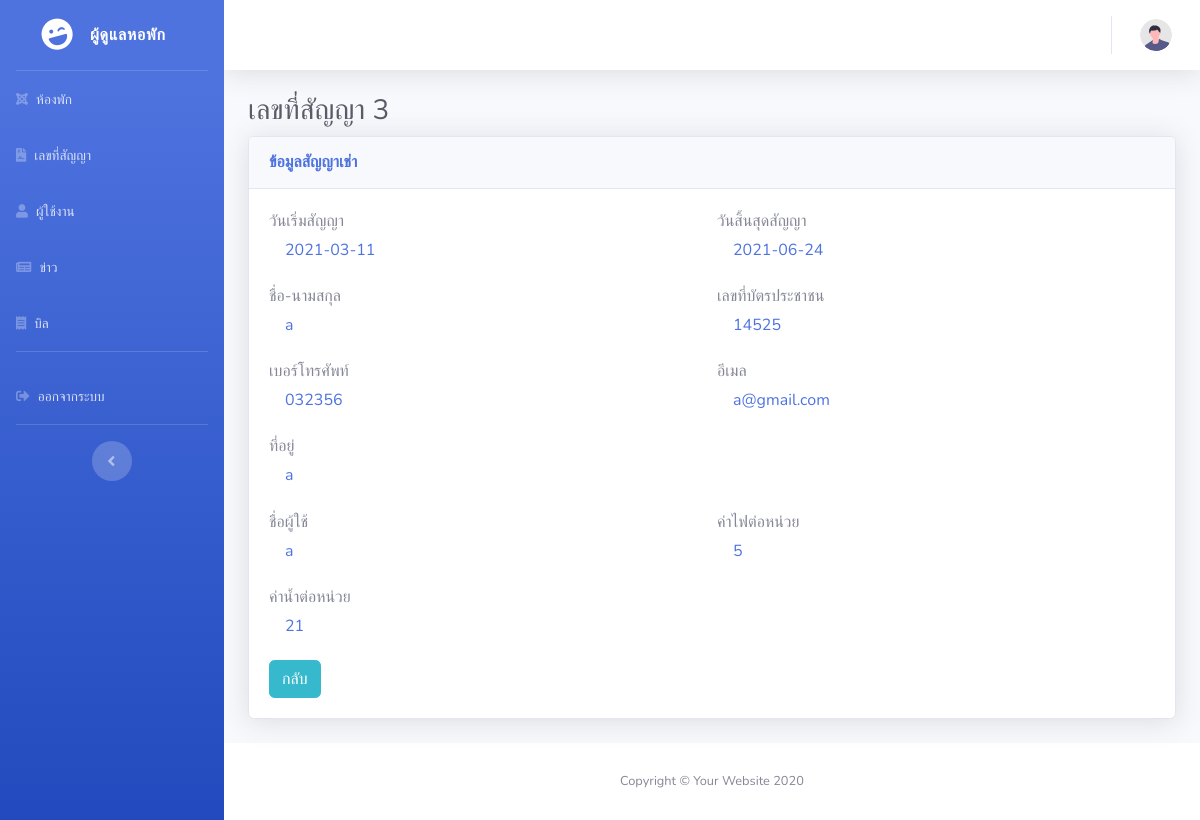
Screenshot of /admin/show_less.php?room_id=2&rid=6&leases_id=3 (signed in) with the database file from the repository.
### tables this page shows
CREATE TABLE `leases` (
  `leases_id` int(11) NOT NULL COMMENT 'เลขที่สัญญาเช่า',
  `aid` int(11) NOT NULL COMMENT 'รหัสผู้ดูแลหอพัก',
  `rid` int(11) NOT NULL COMMENT 'รหัสผู้เช่า',
  `room_id` int(11) NOT NULL COMMENT 'หมายเลขห้องพัก',
  `leases_date` date NOT NULL COMMENT 'วันที่ทำสัญญาเช่า',
  `expires_date` date NOT NULL COMMENT 'วันที่หมดสัญญา',
  `leases_status` varchar(20) NOT NULL COMMENT 'สถาานะสัญญาเช่า ',
  `l_c_e` int(11) NOT NULL COMMENT 'ค่าไฟต่อหน่วย',
  `l_c_w` int(11) NOT NULL COMMENT 'ค่าน้ำต่อหน่วย',
  `l_rent` int(11) NOT NULL COMMENT 'ค่าเช่า'
);

CREATE TABLE `renter` (
  `rid` int(11) NOT NULL COMMENT 'รหัสผู้เช่า',
  `r_name` varchar(100) NOT NULL COMMENT 'ชื่อ-สกุล ',
  `r_tel` varchar(20) NOT NULL COMMENT 'เบอร์โทรศัพท์',
  `r_idcard` varchar(20) NOT NULL COMMENT 'เลขบัตรประชาชน',
  `r_add` text NOT NULL COMMENT 'ที่อยู่',
  `r_email` varchar(30) NOT NULL COMMENT 'อีเมล',
  `username` varchar(100) NOT NULL COMMENT 'รหัสผ่าน',
  `password` text NOT NULL COMMENT 'ชื่อผู้ใช้'
);

### admin/show_less.php (the view, shortened to what this page needs)
<?php
if (isset($_SESSION["aid"])) {
    if (isset($_GET["room_id"]) && isset($_GET["rid"]) && isset($_GET["leases_id"])) {
        $room_id = $_GET["room_id"];
        $rid = $_GET["rid"];
        $leases_id = $_GET["leases_id"];
        ?>
<!DOCTYPE html>
<html lang="en">
<head>
    <link href="vendor/fontawesome-free/css/all.min.css" rel="stylesheet" type="text/css">
    <link href="css/sb-admin-2.min.css" rel="stylesheet">
    <link href="vendor/datatables/dataTables.bootstrap4.min.css" rel="stylesheet">
</head>
<body id="page-top">
    <div id="wrapper">
        <?php include_once "./sidebar.php";?>
        <div id="content-wrapper" class="d-flex flex-column">
            <div id="content">
                <?php include_once "./navbar.php";?>
                <div class="container-fluid">
                    <h1 class="h3 mb-2 text-gray-800">เลขที่สัญญา <?=$leases_id?></h1>
                    <div class="card shadow mb-4">
                        <div class="card-header py-3">
                            <h6 class="m-0 font-weight-bold text-primary">ข้อมูลสัญญาเช่า</h6>
                        </div>
                        <div class="card-body">
                            <?php
include "./configs/connectDB.php";
        $sql = "SELECT * FROM leases l
                              JOIN renter ren USING(rid)
                              JOIN room r USING(room_id)
                              WHERE l.leases_id='$leases_id' AND ren.rid='$rid' AND r.room_id='$room_id'";
        $result = mysqli_query($conn, $sql);
        while ($data = mysqli_fetch_assoc($result)) {
            ?>
                            <form method="post" action="">
                                <div class="form-row">
                                    <div class="form-group col-md-6">
                                        <label for="inputEmail4">วันเริ่มสัญญา</label>
                                        <h6 class="text-primary ml-3"><?=$data["leases_date"]?></h6>
                                    </div>
                                    <div class="form-group col-md-6">
                                        <label for="inputPassword4">วันสิ้นสุดสัญญา</label>
                                        <h6 class="text-primary ml-3"><?=$data["expires_date"]?></h6>
                                    </div>
                                    <div class="form-group col-md-6">
                                        <label for="inputAddress">ชื่อ-นามสกุล</label>
                                        <h6 class="text-primary ml-3"><?=$data["r_name"]?></h6>
                                    </div>
                                    <div class="form-group col-md-6">
                                        <label for="inputAddress">เลขที่บัตรประชาชน</label>
                                        <h6 class="text-primary ml-3"><?=$data["r_idcard"]?></h6>
                                    </div>
                                    <div class="form-group col-md-6">
                                        <label for="inputAddress">เบอร์โทรศัพท์</label>
                                        <h6 class="text-primary ml-3"><?=$data["r_tel"]?></h6>
                                    </div>
                                    <div class="form-group col-md-6">
                                        <label for="inputAddress">อีเมล</label>
                                        <h6 class="text-primary ml-3"><?=$data["r_email"]?></h6>
                                    </div>
                                    <div class="form-group col-md-12">
                                        <label for="inputAddress">ที่อยู่</label>
                                        <h6 class="text-primary ml-3"><?=$data["r_add"]?></h6>
                                    </div>
                                    <div class="form-group col-md-6">
                                        <label for="inputAddress">ชื่อผู้ใช้</label>
                                        <h6 class="text-primary ml-3"><?=$data["username"]?></h6>
                                    </div>
                                    <div class="form-group col-md-6">
                                        <label for="inputAddress">ค่าไฟต่อหน่วย</label>
                                        <h6 class="text-primary ml-3"><?=$data["l_c_e"]?></h6>
                                    </div>
                                    <div class="form-group col-md-6">
                                        <label for="inputAddress">ค่าน้ำต่อหน่วย</label>
                                        <h6 class="text-primary ml-3"><?=$data["l_c_w"]?></h6>
                                    </div>
                                </div>
                                <a href="./data_leases.php" class="btn btn-info  ">กลับ</a>
                            </form>
                            <?php
}
        ?>
                        </div>
                    </div>
                </div>
            </div>
            <?php
include_once "./footer.php";
        ?>
        </div>
    </div>
</body>
</html>
<?php
}
} else {
    echo "<script>";
    echo "location = './login.php';";
    echo "</script>";
}
?>

### admin/sidebar.php
<ul class="navbar-nav bg-gradient-primary sidebar sidebar-dark accordion" id="accordionSidebar">
    <a class="sidebar-brand d-flex align-items-center justify-content-center" href="index.php">
        <div class="sidebar-brand-icon rotate-n-15">
            <i class="fas fa-laugh-wink"></i>
        </div>
        <div class="sidebar-brand-text mx-3">ผู้ดูแลหอพัก<sup></sup></div>
    </a>
    <hr class="sidebar-divider my-0">
    <li class="nav-item">
        <a class="nav-link" href="./data_room.php">
            <i class="fab fa-joomla"></i>
            <span>ห้องพัก</span></a>
    </li>
    <li class="nav-item">
        <a class="nav-link" href="data_leases.php">
            <i class="fas fa-file-contract"></i>
            <span>เลขที่สัญญา</span>
        </a>
    </li>
    <li class="nav-item">
        <a class="nav-link" href="./data_renter.php">
            <i class="fas fa-user"></i>
            <span>ผู้ใช้งาน</span>
        </a>
    </li>
    <li class="nav-item">
        <a class="nav-link" href="data_new.php">
            <i class="fas fa-newspaper"></i>
            <span>ข่าว</span>
        </a>
    </li>
    <li class="nav-item">
        <a class="nav-link" href="./data_bil.php">
            <i class="fas fa-receipt"></i>
            <span>บิล</span>
        </a>
    </li>
    <hr class="sidebar-divider">
    <li class="nav-item">
        <a class="nav-link" href="./login.php">
            <i class="fas fa-sign-out-alt"></i>
            <span>ออกจากระบบ</span></a>
    </li>
    <hr class="sidebar-divider d-none d-md-block">
    <div class="text-center d-none d-md-inline">
        <button class="rounded-circle border-0" id="sidebarToggle"></button>
    </div>
</ul>

### admin/navbar.php (shortened to what this page needs)
<nav class="navbar navbar-expand navbar-light bg-white topbar mb-4 static-top shadow">
    <ul class="navbar-nav ml-auto">
        <li class="nav-item dropdown no-arrow">
            <a class="nav-link dropdown-toggle" href="#" id="userDropdown" role="button" data-toggle="dropdown"
                aria-haspopup="true" aria-expanded="false">
                <img class="img-profile rounded-circle" src="img/undraw_profile.svg">
            </a>
        </li>
    </ul>
</nav>

### admin/footer.php
<footer class="sticky-footer bg-white">
    <div class="container my-auto">
        <div class="copyright text-center my-auto">
            <span>Copyright &copy; Your Website 2020</span>
        </div>
    </div>
</footer>

### rows the page displays
leases: leases_date "2021-03-11", expires_date "2021-06-24", rid.r_name "a", rid.r_idcard "14525", rid.r_tel "032356", rid.r_email "a@gmail.com", rid.r_add "a", rid.username "a", l_c_e "5", l_c_w "21"

### other values shown
$leases_id "3"
